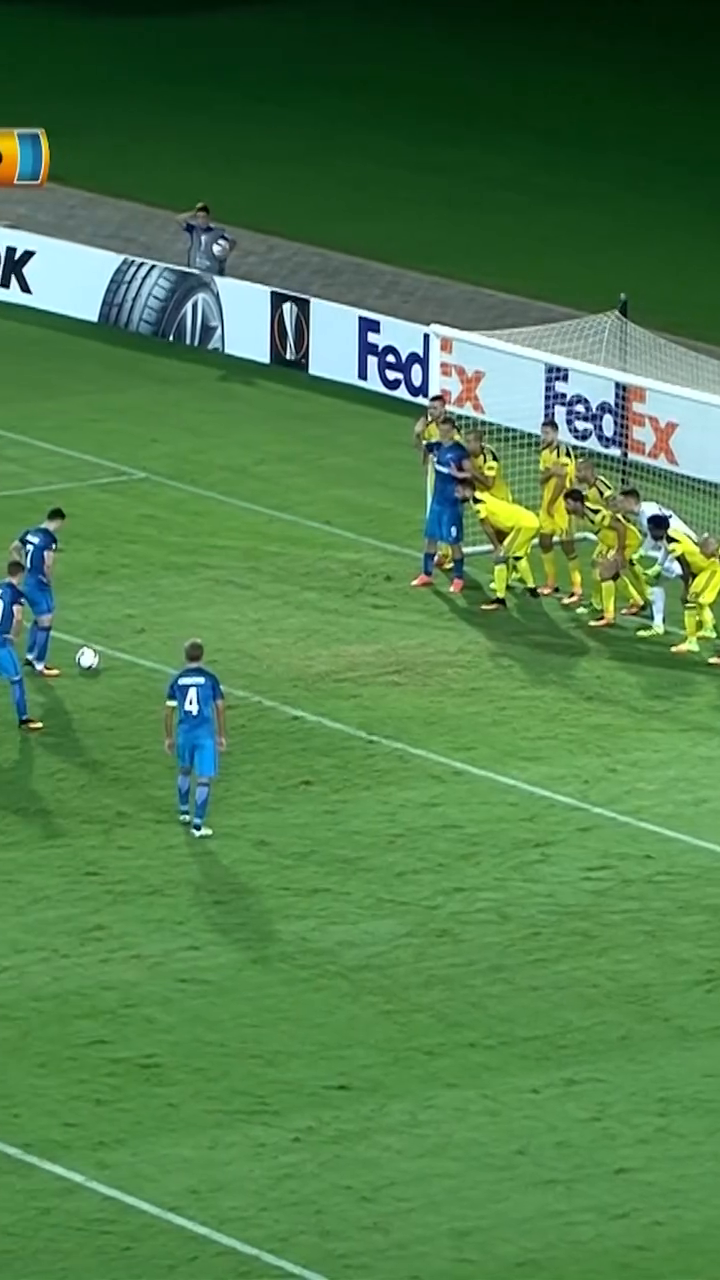
#> input picture frame 37 of temp.mp4, 720 x 1280 px, given in place of input.mp4, which was not available
$ python main.py   (older library calls are emulated)
#> lines starting #> are read from the running program, lines starting #| are printed output that depends on the picture; after the words box and inside, x2 and y2 are one past the last pixel; in counts of white or black regions, pixels touching at a corner belong together; pictures that were not available may be replaced by others from this repository, and a replacement may not be noted
import cv2
import numpy as np
import pandas as pd

video_path = "input/input.mp4"
cap = cv2.VideoCapture(video_path)

if not cap.isOpened():
    print("Video not opened")
    exit()

fps = cap.get(cv2.CAP_PROP_FPS)
if fps == 0:
    fps = 25

expected_interval = 1.0 / fps

prev_gray = None
frame_index = 0
results = []

while True:
    ret, frame = cap.read()
#> frame is the input picture: shape (1280, 720, 3); mean B, G, R 74.5, 125.8, 78.3
    if not ret:
        break

    gray = cv2.cvtColor(frame, cv2.COLOR_BGR2GRAY)
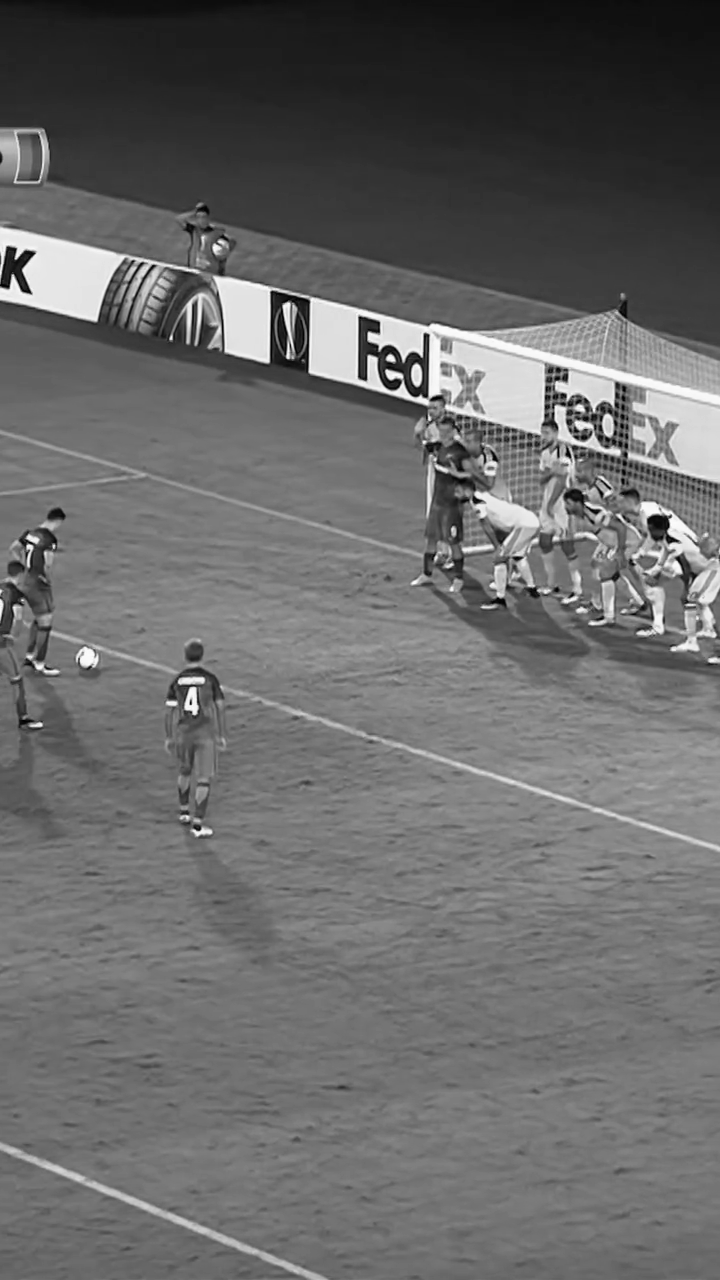
#> gray: shape (1280, 720); min 0, max 255, mean 105.8
    label = "Normal"
    color = (0,255,0)

    if prev_gray is not None:

        # Motion difference
        diff = cv2.absdiff(prev_gray, gray)
        motion = np.mean(diff)

        # Blur detection
        blur_score = cv2.Laplacian(gray, cv2.CV_64F).var()

        # Optical flow detection
        flow = cv2.calcOpticalFlowFarneback(
            prev_gray, gray, None,
            0.5, 3, 15, 3, 5, 1.2, 0
        )
        mag, _ = cv2.cartToPolar(flow[...,0], flow[...,1])
        flow_motion = np.mean(mag)

        # Classification logic
        if blur_score < 20:
            label = "Blur/Corrupted"
            color = (0,0,255)

        elif flow_motion > 12:
            label = "Frame Merge"
            color = (255,0,0)

        elif motion < 2:
            label = "Frame Drop"
            color = (0,255,255)

    # Overlay label
    cv2.putText(frame, label, (40,50),
                cv2.FONT_HERSHEY_SIMPLEX, 1, color, 2)
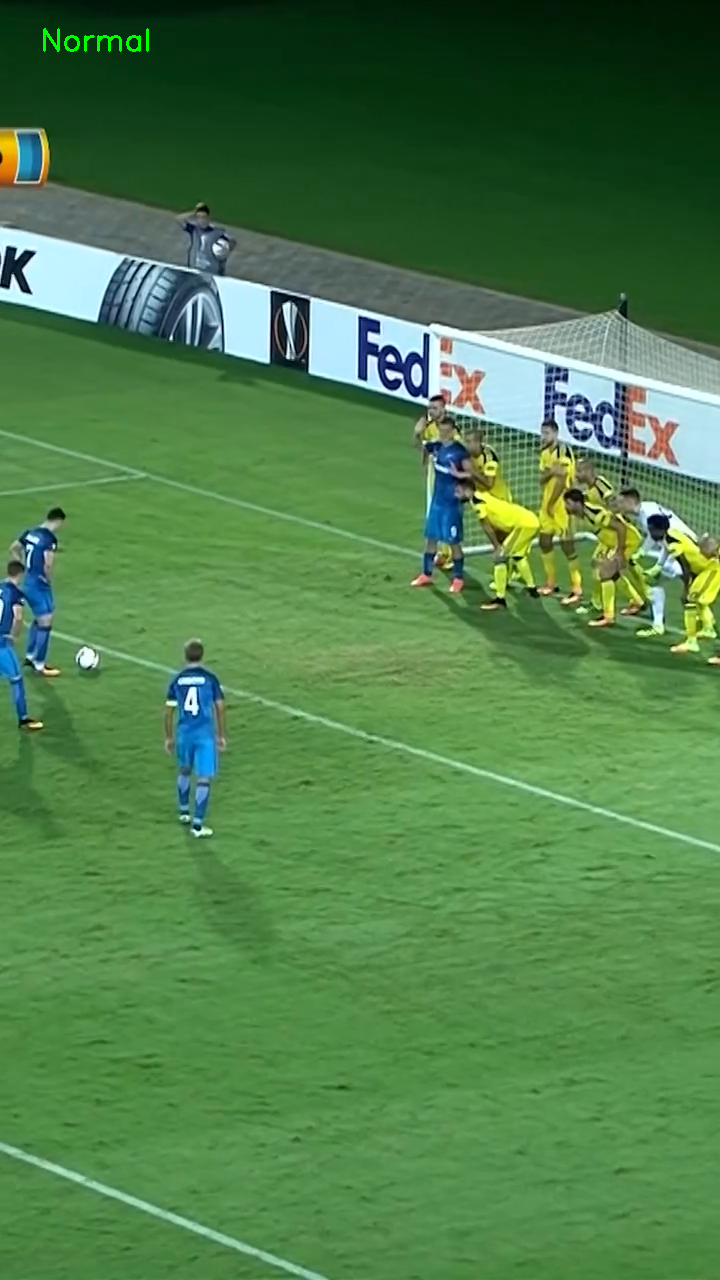
#> frame: shape (1280, 720, 3); 0.09% of pixels changed, all inside (x1, y1, x2, y2) = (43, 28, 149, 52)

    results.append([frame_index, label])

    cv2.imshow("Anomaly Detection", frame)

    prev_gray = gray
    frame_index += 1

    if cv2.waitKey(30) & 0xFF == 27:
#> (key Esc is pressed here)
        break

cap.release()
cv2.destroyAllWindows()

# Save CSV
df = pd.DataFrame(results, columns=["Frame","Label"])
df.to_csv("output/report.csv", index=False)

print("Done")

$ run again, starting later in the video
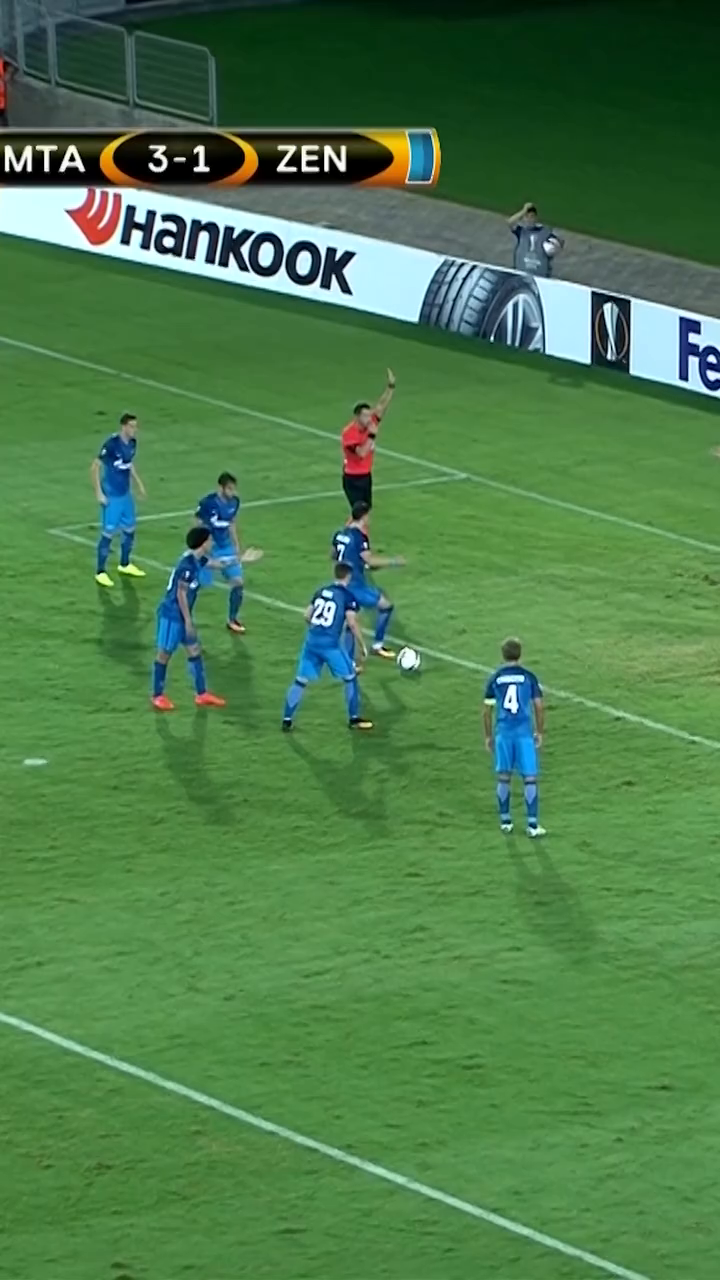
#> input picture frame 301 of temp.mp4, 720 x 1280 px, given in place of input.mp4, which was not available
#> frame is the input picture: shape (1280, 720, 3); mean B, G, R 74.4, 124.4, 76.6
#> `gray = cv2.cvtColor(frame, cv2.COLOR_BGR2GRAY)`:
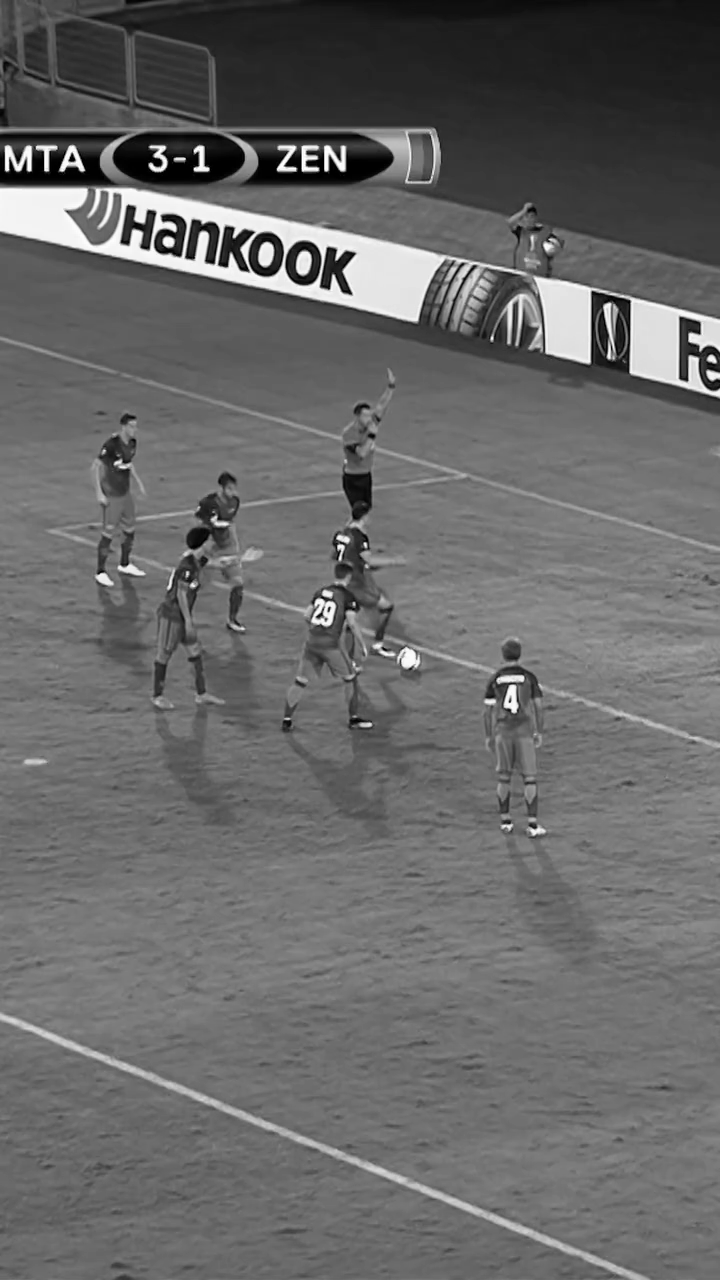
#> gray: shape (1280, 720); min 0, max 255, mean 104.4
#> `cv2.putText(frame, label, (40,50), cv2.FONT_HERSHEY_SIMPLEX, 1, color,..`:
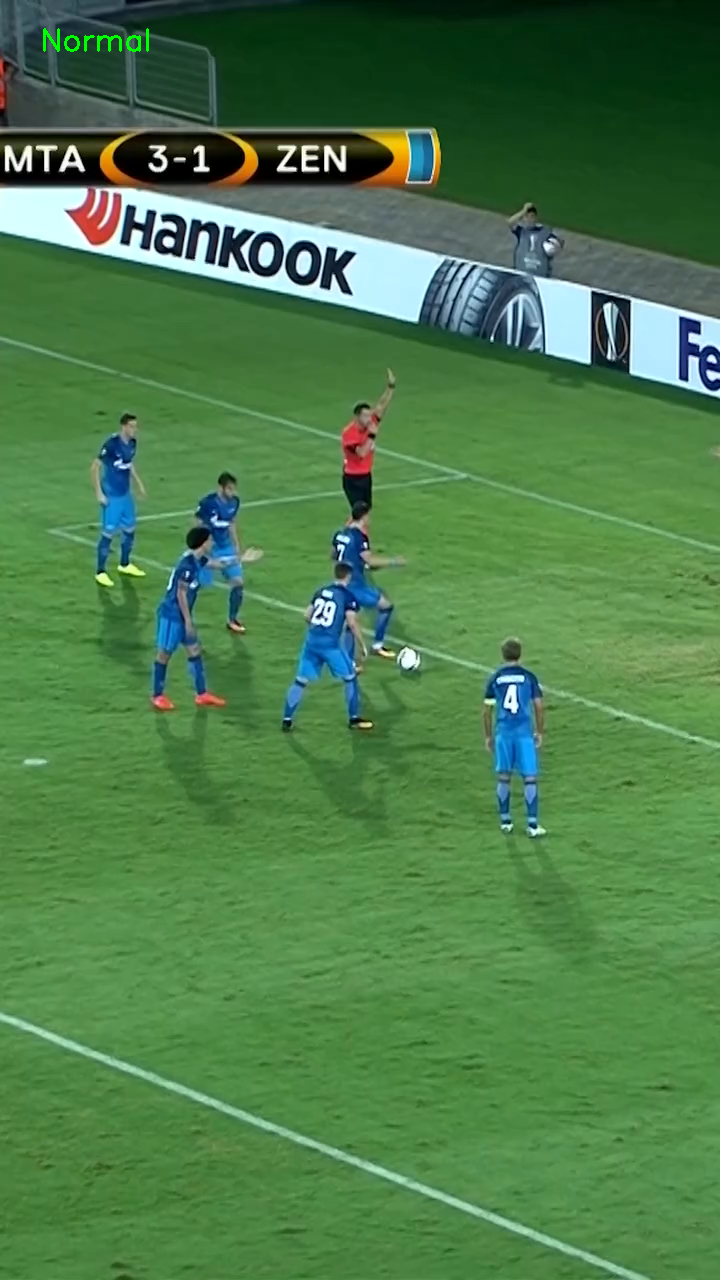
#> frame: shape (1280, 720, 3); 0.09% of pixels changed, all inside (x1, y1, x2, y2) = (43, 28, 149, 52)
